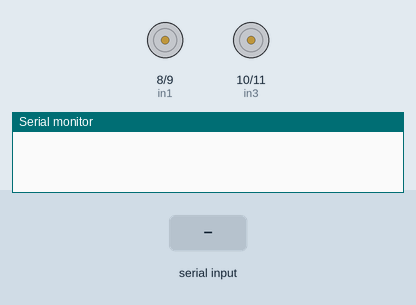
This sketch was run on a simulated Arduino Uno, built with avr-gcc and run on an emulated ATmega328P. Shown: motor-driver pin pairs drawn as motors (green arrow = first pin HIGH = forward, orange = second pin HIGH = backward, longer = more drive), the last lines printed to the serial monitor. The inputs (shaded band) are chosen by the test bench.

Above: at 1.2 s.
1.3 s: "w" received over the second serial link
At 2.5 s:
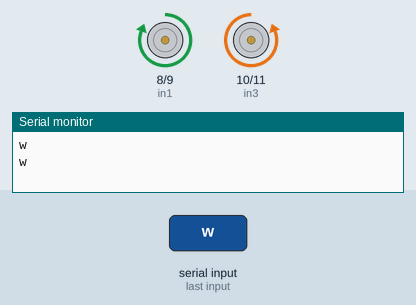
2.8 s: "s" received over the second serial link
At 4.0 s:
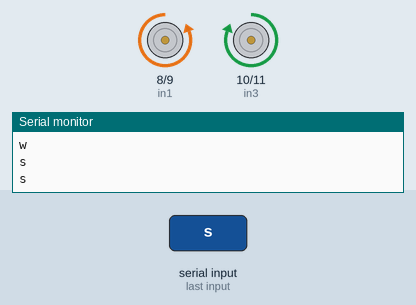
4.8 s: "a" received over the second serial link
At 6.5 s:
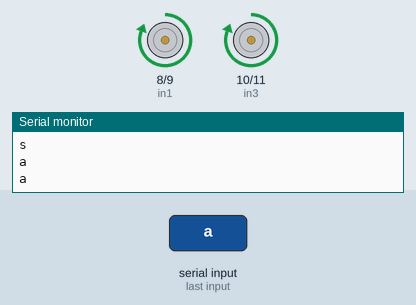
6.8 s: "d" received over the second serial link
At 8.3 s:
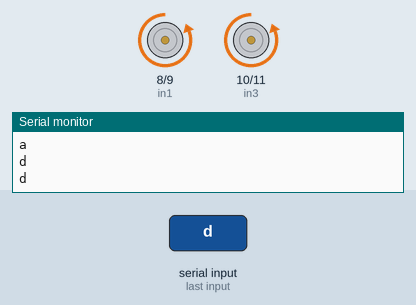
Timing chart, 0 to 9.8 s (numbered marks = the images above; inputs shaded):
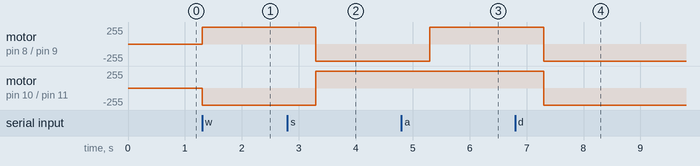

The sketch:

auto-bt.ino
```cpp
#include <SoftwareSerial.h>

int in1=8;
int in2=9;
int in3=10;
int in4=11;
int rx=3;
int tx=4;
char comando;
SoftwareSerial miBT(4,3);

void setup() {
  Serial.begin(9600);
  miBT.begin(38400);
  pinMode(in1, OUTPUT);
  pinMode(in2, OUTPUT);
  pinMode(in3, OUTPUT);
  pinMode(in4, OUTPUT);
}

void loop() {
  if (miBT.available()){
    //Serial.write(miBT.read());
    comando=miBT.read();
    Serial.println(comando);
    if (comando == 'w'){
      Serial.println(comando);
      avanzar();
      delay(2000);
    }
    if (comando == 's'){
      Serial.println(comando);
      retroceder();
      delay(2000);
    }
    if (comando == 'a'){
      Serial.println(comando);
      izquierda();
      delay(2000);
    }
    if (comando == 'd'){
      Serial.println(comando);
      derecha();
      delay(2000);
    }
    if (comando == 'q'){
      Serial.println(comando);
      parar();
      delay(2000);
    }
  }

}
void avanzar(){
  //motor1-2 avanza
  digitalWrite(in1, HIGH);
  digitalWrite(in2, LOW);
  //motor4-3 avanza
  digitalWrite(in3, LOW);
  digitalWrite(in4, HIGH);
}
void izquierda(){
  //motor1-2 avanza
  digitalWrite(in1, HIGH);
  digitalWrite(in2, LOW);
  //motor4-3 avanza
  digitalWrite(in3, HIGH);
  digitalWrite(in4, LOW);
}

void derecha(){
  //motor1-2 avanza
  digitalWrite(in1, LOW);
  digitalWrite(in2, HIGH);
  //motor4-3 avanza
  digitalWrite(in3, LOW);
  digitalWrite(in4, HIGH);
}

void retroceder(){
  //motor1-2 retrocede
  digitalWrite(in1, LOW);
  digitalWrite(in2, HIGH);
  //motor4-3 retrocede
  digitalWrite(in3, HIGH);
  digitalWrite(in4, LOW);
}

void parar(){
  //motor1-2 para
  digitalWrite(in1, LOW);
  digitalWrite(in2, LOW);
  //motor4-3 para
  digitalWrite(in3, LOW);
  digitalWrite(in4, LOW);
}
```

Measured:
- after the input at 1.3 s, motor on pin 8 (in1) / pin 9 (in2): stopped → forward 255/255 at once; motor on pin 10 (in3) / pin 11 (in4): stopped → backward 255/255 at once
- after the input at 2.8 s, motor on pin 8 (in1) / pin 9 (in2): forward 255/255 → backward 255/255 after 0.50 s; motor on pin 10 (in3) / pin 11 (in4): backward 255/255 → forward 255/255 after 0.50 s
- after the input at 4.8 s, motor on pin 8 (in1) / pin 9 (in2): backward 255/255 → forward 255/255 after 0.50 s
- after the input at 6.8 s, motor on pin 8 (in1) / pin 9 (in2), motor on pin 10 (in3) / pin 11 (in4): forward 255/255 → backward 255/255 after 0.50 s
